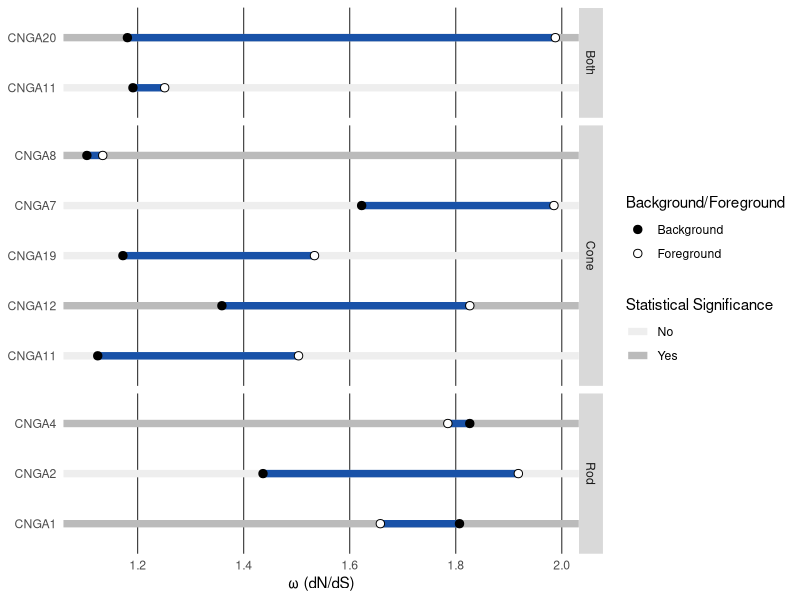

This figure's R source:
## Plots clade model dN/dS estimates by gene
## Last updated 20220523 by avn

library(tidyverse)

dnds <- read.csv("Sample_Gene_Bank_with_types - Sheet1.csv")

# if(all(dnds$Gene_type == 'na')){
#   dnds = dnds[,!(names(dnds) %in% c("Gene_type"))]
# }

# Transforms to wide format for plotting lines
dnds_line <- spread(dnds, key = Background_Foreground, value = dNdS)


## Plots the dN/dS values for each clade by gene and grouped by photoreceptor class
graph <- ggplot() +
  
  # Overlay a segment graph as a background to represent significance 
  geom_segment(
    data = dnds_line,
    aes(x = rep(-Inf, length(Gene_name)), 
        y = Gene_name, 
        xend = rep(Inf, length(Gene_name)), 
        yend = Gene_name, 
        colour = Statistical_Significance), 
    size=2.5) + 
  
	# Plots lines between dN/dS values
	geom_segment(
		data = dnds_line,
		colour = "#1952a8",
			aes(x = `Background `, 
				y = Gene_name, 
				xend = Foreground, 
				yend = Gene_name), 
			size=2.5) + labs(x = "\u03C9 (dN/dS)") +

  # Plots the dN/dS for both clades as points
  geom_point(
    data = dnds,
    aes(x=dNdS, 
        y=Gene_name, 
        fill=Background_Foreground),
    size=2.5, 
    shape = 21) + 
  scale_fill_manual(name="Background/Foreground", values=c("black", "white")) +
  scale_color_manual(name="Statistical Significance", values = c("#eeeeee","#bbbbbb"))+

  # Scales axis and sets the aesthetics for the chart
	scale_x_continuous(n.breaks = 6) +
	theme(axis.text.x = element_text(angle = 0, hjust = 0.5), 
		panel.background = element_rect(fill = "white"),
		# the background of the data, want to change to grey white if insignificant
		panel.grid.major = element_line(size = 3, colour = "white"), 
		panel.grid.minor.x = element_blank(),
		panel.grid.major.x = element_line(colour = "black",size = 0.3),
		axis.ticks.x = element_blank(),
		axis.ticks.y = element_blank(),
		axis.title.y = element_blank())

# Groups data by gene type
if (!(all(dnds_line$Gene_type == "na"))){
    graph +
    facet_grid(scales="free_y", space = "free_y", facets = Gene_type ~.)
}else{
    graph
}


